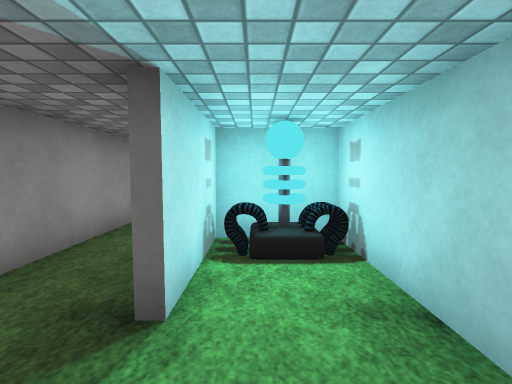
[1] (above)

21 first-person views from a walk through a 3-D level made in the Unity game engine. The camera is 1.2 m above the floor, tilts 4° down and sees 85° across. The floor is counted in squares, 1 m on a side. Each view is taken from the middle of a square. On the plan, view 1 faces up. The plan holds only what a view shows up to about 13 squares ahead; the rest is blank. The player is left out. Some surface patterns are stand-ins.

[2]
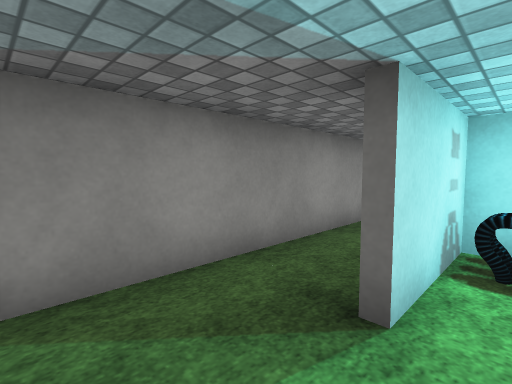

[3]
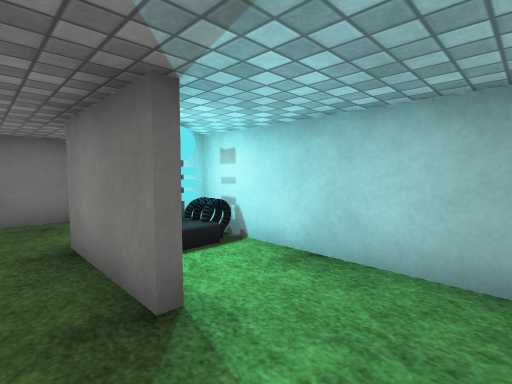

[4]
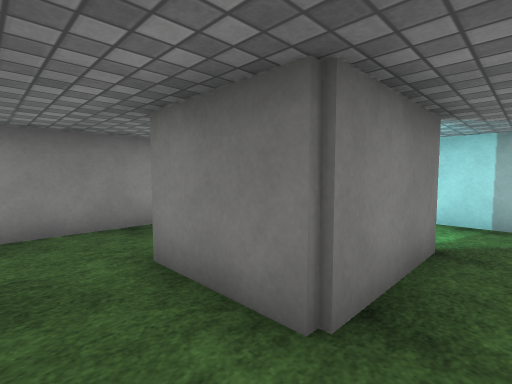

[5]
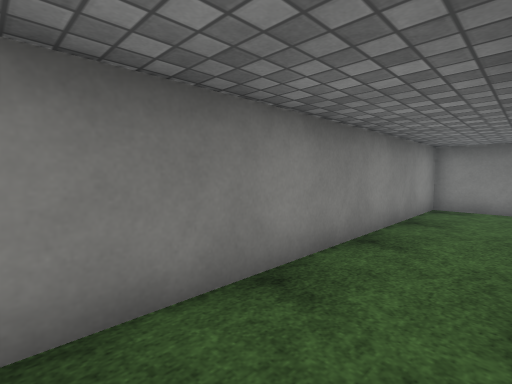

[6]
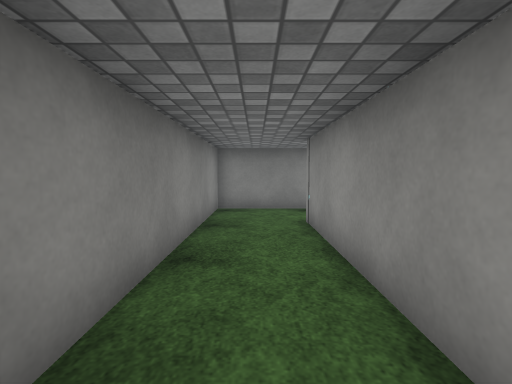

[7]
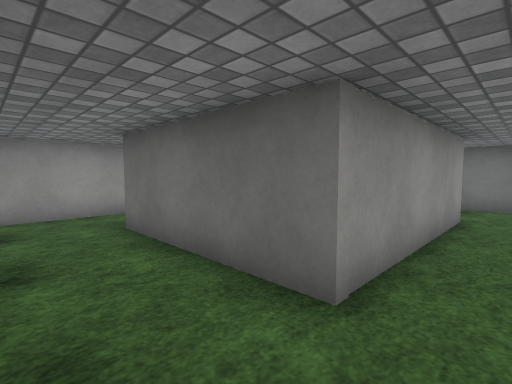

[8]
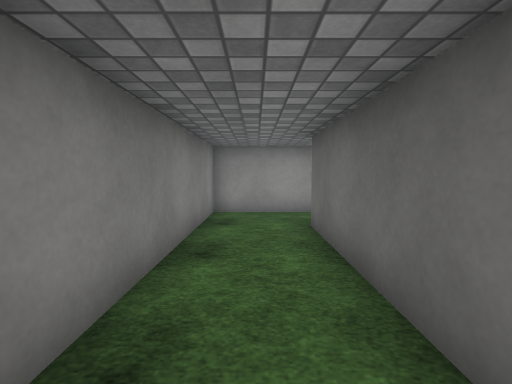

[9]
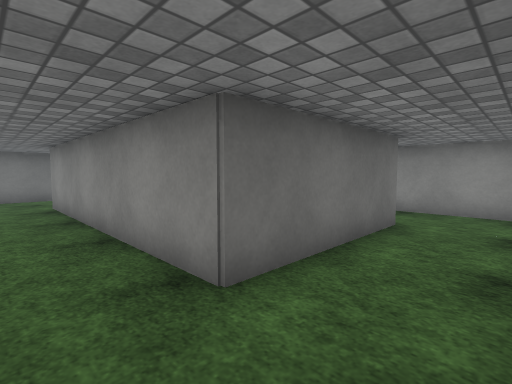

[10]
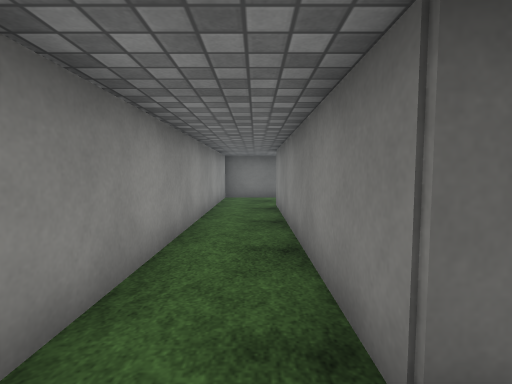

[11]
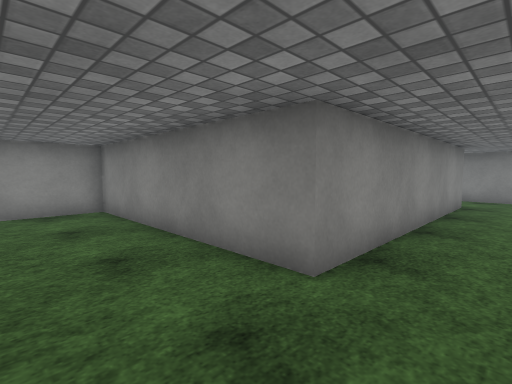

[12]
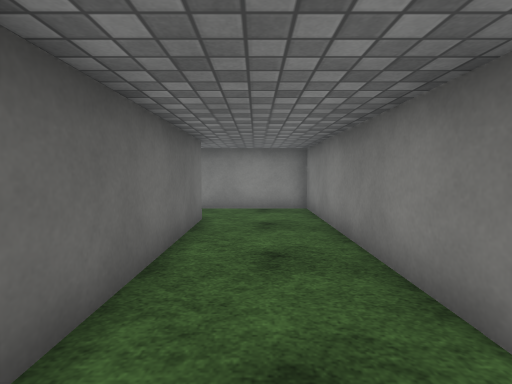

[13]
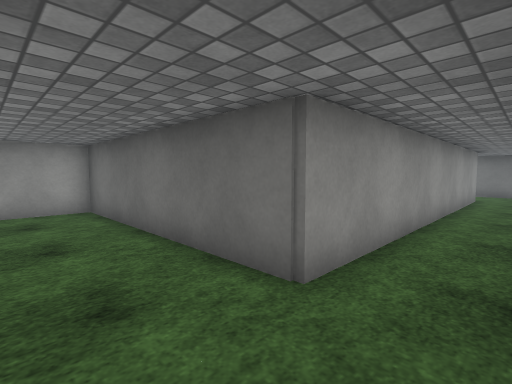

[14]
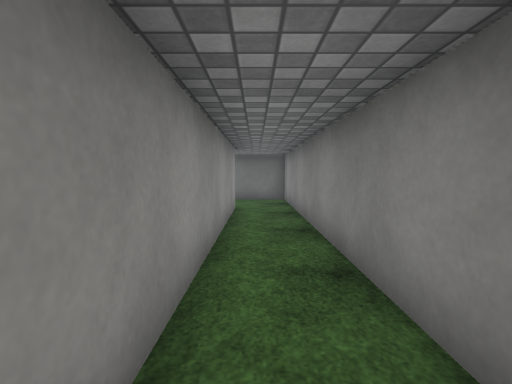

[15]
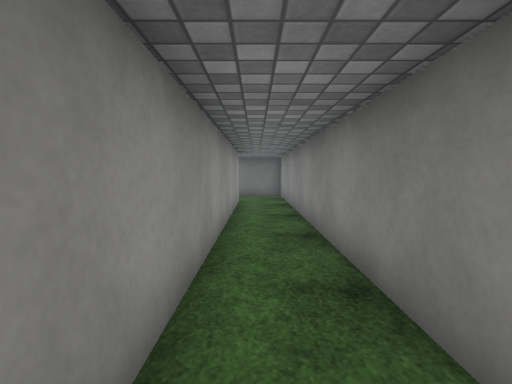

[16]
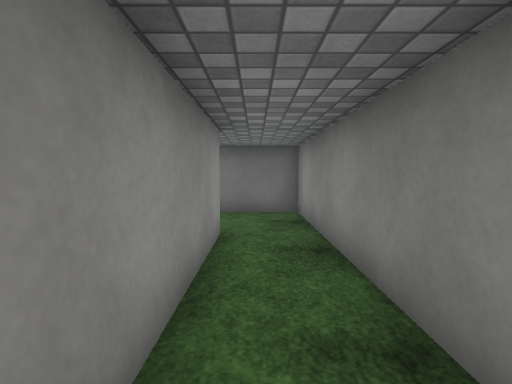

[17]
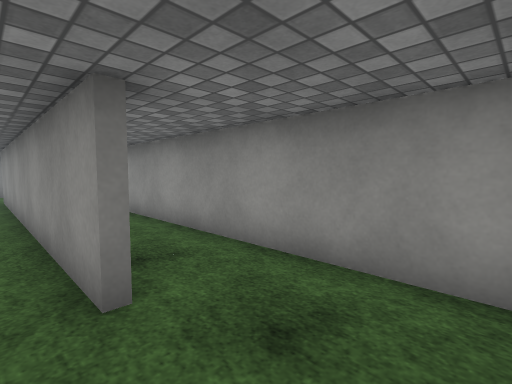

[18]
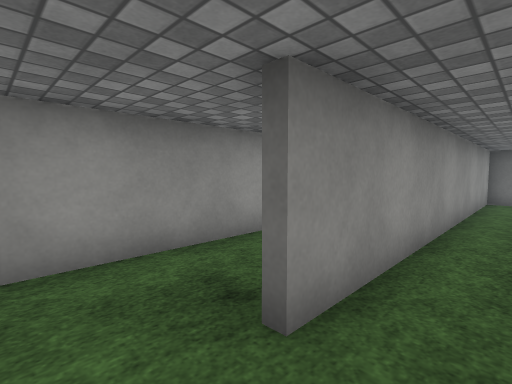

[19]
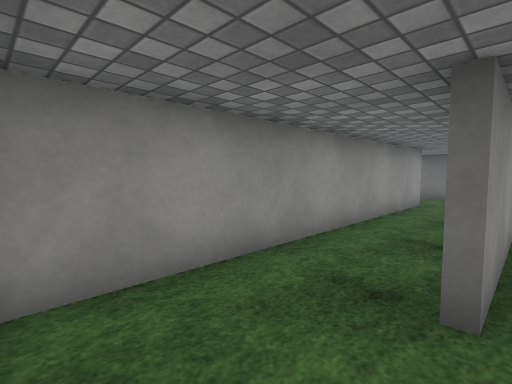

[20]
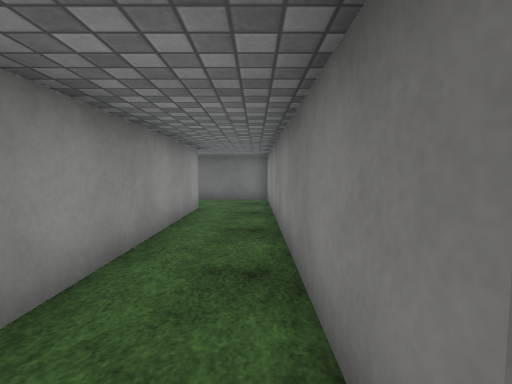

[21]
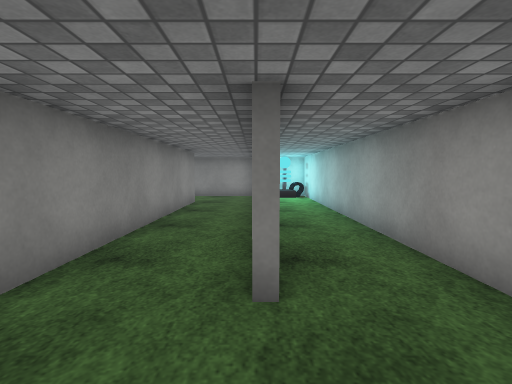

### Floor plan
Points are (right, up) in squares from view 1. A wall is a line through its corners. A room is listed if a view was taken in it or the views show most of it. See-through windows are left out.
Room 1 (views 1, 2, 3)
walls: (-1, 2.1) (-1, 5.3); (-1.8, -0.5) (-0.4, -0.5); (1.5, 0) (1.5, 5.1) (-0.7, 5.1) (-0.7, 2.1); (-3, 5.6) (-3, 0)
ways out: opening at (-2, 6) to room 2
objects: other object (0, 4) to (1, 4)
Room 2 (views 4, 5, 6, 7, 8, 9, 10, 11, 12, 13, 14, 15, 16, 17)
walls: (-0.4, 8.1) (-1.8, 8.1); (2.6, 8.1) (1.2, 8.1); (-3, 6.8) (-3, 5.6); (-1, 5.3) (1.8, 5.3) (1.8, -0.8) (-3.3, -0.8) (-3.3, 8.3) (4.3, 8.3) (4.3, 26.4) (-0.2, 26.4) (-0.2, 23.4); (2.3, 23.5) (2.3, 11.4) (-5.5, 11.4) (-5.5, -3.3) (4.3, -3.3) (4.3, 7)
ways out: opening at (-2, 6) to room 1; opening at (1, 24) to room 3
Room 3 (views 18, 19, 20, 21)
walls: (-3, 23.5) (-3, 12); (-0.5, 14.5) (-0.5, 25.9); (-0.2, 23.4) (-0.2, 14.5); (-5.5, 23.4) (-5.5, 13.1); (-0.4, 26.4) (-3.8, 26.4)
ways out: opening at (1, 24) to room 2

Positions as (right, up) in squares from view 1, and headings:
1: (0, 0), facing up
2: (0, 0), facing up-left
3: (-2, 0), facing up-right
4: (-2, 7), facing down-right
5: (2, 7), facing down-right
6: (3, 6), facing down
7: (3, -3), facing up-left
8: (3, -2), facing left
9: (-5, -3), facing up-right
10: (-4, -2), facing up
11: (-5, 11), facing down-right
12: (-5, 10), facing right
13: (4, 9), facing up-left
14: (3, 14), facing up
15: (3, 12), facing up
16: (3, 18), facing up
17: (3, 26), facing down-left
18: (1, 13), facing up-left
19: (0, 12), facing up-left
20: (-1, 14), facing up
21: (-3, 26), facing down
